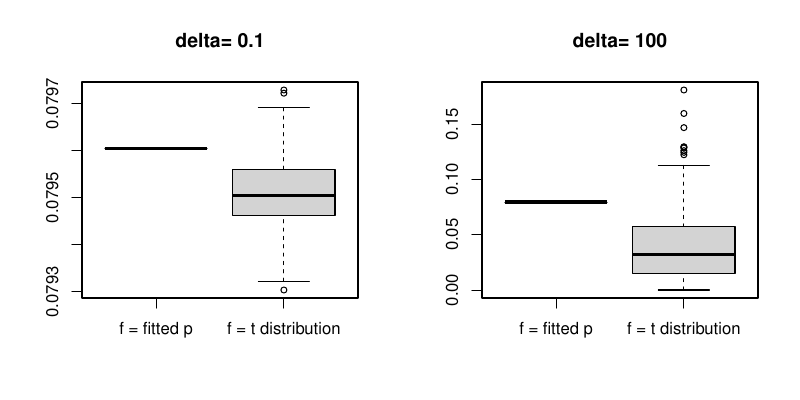

Generate this figure with R:
k = 2
d = 1


sigma = lapply(rep.int(1, k), function(x) diag(x, nrow = d))
w = rep.int(1, k)
w = w / sum(w)


## my method
n = 10e5 # default value
N = 200

deltas = c(0.1, 100)


my_integral = matrix(NA, N, 2)
other_integral = my_integral
num_integral = numeric(2)
for (j in 1:length(deltas)){
  delta = deltas[j]
  mu = matrix(runif(k * d, min = 0, max = delta), nrow = k)
  mu0 = 0*mu
for (i in 1:N){
set.seed(18+i)
samples = rmixn(n = n,mu = mu,sigma = sigma, w = w)
f = dmixn(X = samples,mu = mu,sigma = sigma, w = w)
#h = f**2
integral.val = mean(f) #= mean(h/f)h/f = f
my_integral[i,j] = integral.val



samples = rmixt(n = n,mu = mu0,sigma = sigma,df = 1,w = w)
h = dmixn(X = samples,mu = mu,sigma = sigma,w = w)**2 
f = dmixt(X = samples,mu = mu0,sigma = sigma,df = 1,w = w)
integral.val2 = mean(h/f)
other_integral[i,j] = integral.val2
print(i)
}
  integrand <- function(x) {dmixn(X = matrix(x),mu = mu,sigma = sigma, w = w)**2}
  num_integral[j] = integrate(integrand, -10, 110, subdivisions=10000L)$value
  data1 <- data.frame(h = my_integral[,j], B = other_integral[,j])
  boxplot(data1, names=c("f = fitted p_10", "f = t distribution"), cex=0.8)
}




pdf(file="impsamp1.pdf", width= 8, height=4)
par(mfrow=c(1,2))
data1 <- data.frame(h = my_integral[,1], B = other_integral[,1])
title = paste('delta=', deltas[1])
boxplot(data1, main = title, names=c("f = fitted p", "f = t distribution") , cex=0.8)
abline(h = num_integral[1],col = "Red")

data1 <- data.frame(h = my_integral[,2], B = other_integral[,2])
title = paste('delta=', deltas[2])
boxplot(data1, main = title, names=c("f = fitted p", "f = t distribution"), cex=0.8)
abline(h = num_integral[2],col = "Red")
dev.off()





